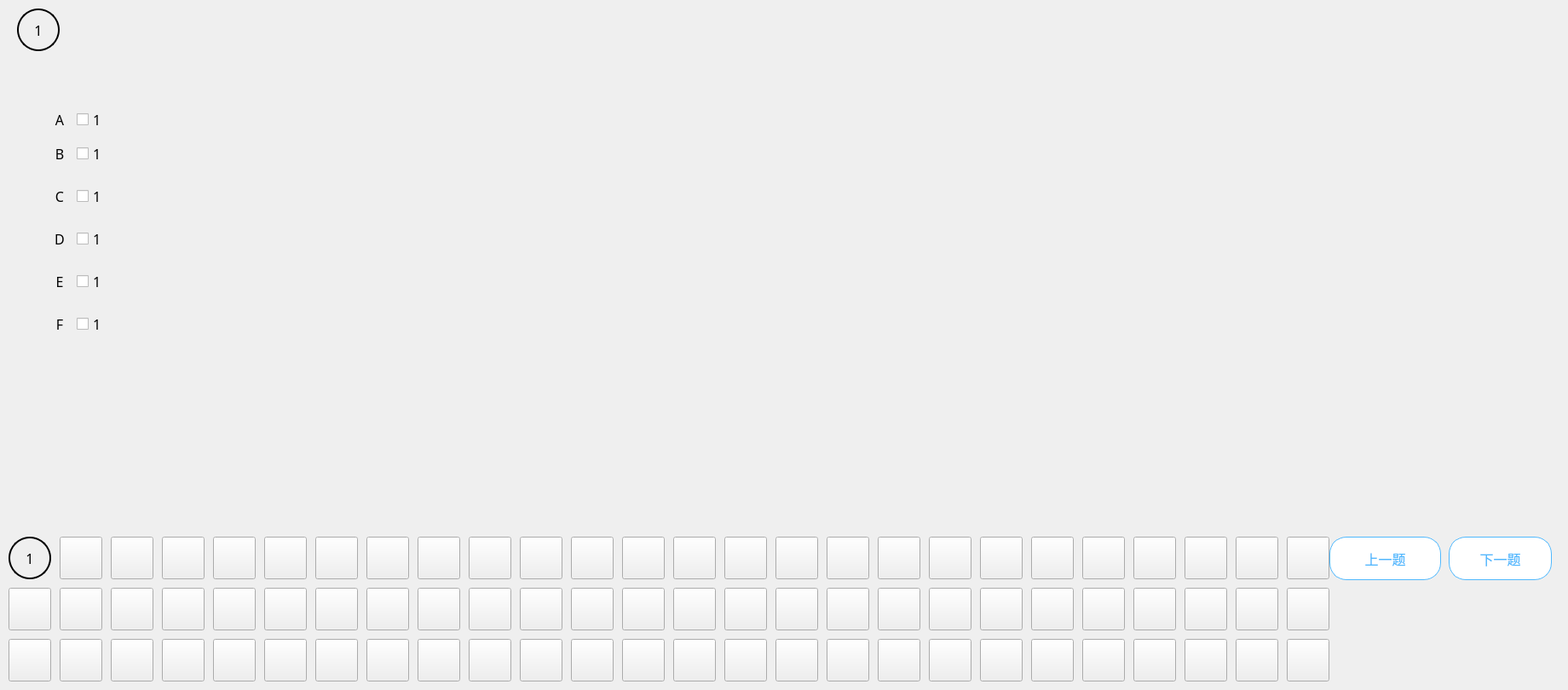
   <widget class="QWidget" name="page_2">
    <widget class="QPushButton" name="pushButton_87">
     <property name="geometry">
      <rect>
       <x>20</x>
       <y>10</y>
       <width>50</width>
       <height>50</height>
      </rect>
     </property>
     <property name="font">
      <font>
       <family>黑体</family>
       <pointsize>12</pointsize>
      </font>
     </property>
     <property name="styleSheet">
      <string notr="true">#pushButton_87
{
border:none;
border:2px solid black;
border-radius:25;
}</string>
     </property>
     <property name="text">
      <string>1</string>
     </property>
    </widget>
    <widget class="QLabel" name="label_12">
     <property name="geometry">
      <rect>
       <x>50</x>
       <y>120</y>
       <width>40</width>
       <height>40</height>
      </rect>
     </property>
     <property name="font">
      <font>
       <family>黑体</family>
       <pointsize>12</pointsize>
      </font>
     </property>
     <property name="text">
      <string>A</string>
     </property>
     <property name="alignment">
      <set>Qt::AlignCenter</set>
     </property>
    </widget>
    <widget class="QLabel" name="label_13">
     <property name="geometry">
      <rect>
       <x>50</x>
       <y>160</y>
       <width>40</width>
       <height>40</height>
      </rect>
     </property>
     <property name="font">
      <font>
       <family>黑体</family>
       <pointsize>12</pointsize>
      </font>
     </property>
     <property name="text">
      <string>B</string>
     </property>
     <property name="alignment">
      <set>Qt::AlignCenter</set>
     </property>
    </widget>
    <widget class="QLabel" name="label_14">
     <property name="geometry">
      <rect>
       <x>50</x>
       <y>210</y>
       <width>40</width>
       <height>40</height>
      </rect>
     </property>
     <property name="font">
      <font>
       <family>黑体</family>
       <pointsize>12</pointsize>
      </font>
     </property>
     <property name="text">
      <string>C</string>
     </property>
     <property name="alignment">
      <set>Qt::AlignCenter</set>
     </property>
    </widget>
    <widget class="QCheckBox" name="checkBox">
     <property name="geometry">
      <rect>
       <x>90</x>
       <y>120</y>
       <width>941</width>
       <height>41</height>
      </rect>
     </property>
     <property name="font">
      <font>
       <family>黑体</family>
       <pointsize>12</pointsize>
      </font>
     </property>
     <property name="text">
      <string>1</string>
     </property>
    </widget>
    <widget class="QCheckBox" name="checkBox_2">
     <property name="geometry">
      <rect>
       <x>90</x>
       <y>160</y>
       <width>941</width>
       <height>41</height>
      </rect>
     </property>
     <property name="font">
      <font>
       <family>黑体</family>
       <pointsize>12</pointsize>
      </font>
     </property>
     <property name="text">
      <string>1</string>
     </property>
    </widget>
    <widget class="QCheckBox" name="checkBox_3">
     <property name="geometry">
      <rect>
       <x>90</x>
       <y>210</y>
       <width>941</width>
       <height>41</height>
      </rect>
     </property>
     <property name="font">
      <font>
       <family>黑体</family>
       <pointsize>12</pointsize>
      </font>
     </property>
     <property name="text">
      <string>1</string>
     </property>
    </widget>
    <widget class="QCheckBox" name="checkBox_4">
     <property name="geometry">
      <rect>
       <x>90</x>
       <y>260</y>
       <width>941</width>
       <height>41</height>
      </rect>
     </property>
     <property name="font">
      <font>
       <family>黑体</family>
       <pointsize>12</pointsize>
      </font>
     </property>
     <property name="text">
      <string>1</string>
     </property>
    </widget>
    <widget class="QCheckBox" name="checkBox_5">
     <property name="geometry">
      <rect>
       <x>90</x>
       <y>310</y>
       <width>941</width>
       <height>41</height>
      </rect>
     </property>
     <property name="font">
      <font>
       <family>黑体</family>
       <pointsize>12</pointsize>
      </font>
     </property>
     <property name="text">
      <string>1</string>
     </property>
    </widget>
    <widget class="QCheckBox" name="checkBox_6">
     <property name="geometry">
      <rect>
       <x>90</x>
       <y>360</y>
       <width>941</width>
       <height>41</height>
      </rect>
     </property>
     <property name="font">
      <font>
       <family>黑体</family>
       <pointsize>12</pointsize>
      </font>
     </property>
     <property name="text">
      <string>1</string>
     </property>
    </widget>
    <widget class="QLabel" name="label_15">
     <property name="geometry">
      <rect>
       <x>50</x>
       <y>260</y>
       <width>40</width>
       <height>40</height>
      </rect>
     </property>
     <property name="font">
      <font>
       <family>黑体</family>
       <pointsize>12</pointsize>
      </font>
     </property>
     <property name="text">
      <string>D</string>
     </property>
     <property name="alignment">
      <set>Qt::AlignCenter</set>
     </property>
    </widget>
    <widget class="QLabel" name="label_16">
     <property name="geometry">
      <rect>
       <x>50</x>
       <y>310</y>
       <width>40</width>
       <height>40</height>
      </rect>
     </property>
     <property name="font">
      <font>
       <family>黑体</family>
       <pointsize>12</pointsize>
      </font>
     </property>
     <property name="text">
      <string>E</string>
     </property>
     <property name="alignment">
      <set>Qt::AlignCenter</set>
     </property>
    </widget>
    <widget class="QLabel" name="label_17">
     <property name="geometry">
      <rect>
       <x>50</x>
       <y>360</y>
       <width>40</width>
       <height>40</height>
      </rect>
     </property>
     <property name="font">
      <font>
       <family>黑体</family>
       <pointsize>12</pointsize>
      </font>
     </property>
     <property name="text">
      <string>F</string>
     </property>
     <property name="alignment">
      <set>Qt::AlignCenter</set>
     </property>
    </widget>
    <widget class="QWidget" name="widget_3" native="true">
     <property name="geometry">
      <rect>
       <x>0</x>
       <y>620</y>
       <width>1831</width>
       <height>181</height>
      </rect>
     </property>
     <widget class="QPushButton" name="pushButton_88">
      <property name="geometry">
       <rect>
        <x>1560</x>
        <y>10</y>
        <width>131</width>
        <height>51</height>
       </rect>
      </property>
      <property name="font">
       <font>
        <family>黑体</family>
        <pointsize>12</pointsize>
       </font>
      </property>
      <property name="styleSheet">
       <string notr="true">#pushButton_88
{
border:1px solid #50b8fd;
background-color:#FFFFFF;
color:#50b8fd;
border-radius:20;
}

#pushButton_88:hover
{
background-color: #50b8fd;
color:#ffffff;
}</string>
      </property>
      <property name="text">
       <string>上一题</string>
      </property>
     </widget>
     <widget class="QPushButton" name="pushButton_89">
      <property name="geometry">
       <rect>
        <x>1700</x>
        <y>10</y>
        <width>121</width>
        <height>51</height>
       </rect>
      </property>
      <property name="font">
       <font>
        <family>黑体</family>
        <pointsize>12</pointsize>
       </font>
      </property>
      <property name="styleSheet">
       <string notr="true">#pushButton_89
{
border:1px solid #50b8fd;
background-color:#FFFFFF;
color:#50b8fd;
border-radius:20;
}

#pushButton_89:hover
{
background-color: #50b8fd;
color:#ffffff;
}</string>
      </property>
      <property name="text">
       <string>下一题</string>
      </property>
     </widget>
     <widget class="QPushButton" name="pushButton_90">
      <property name="geometry">
       <rect>
        <x>10</x>
        <y>10</y>
        <width>50</width>
        <height>50</height>
       </rect>
      </property>
      <property name="font">
       <font>
        <family>黑体</family>
        <pointsize>12</pointsize>
       </font>
      </property>
      <property name="styleSheet">
       <string notr="true">#pushButton_90
{
border:none;
border:2px solid black;
border-radius:25;
}</string>
      </property>
      <property name="text">
       <string>1</string>
      </property>
     </widget>
     <widget class="QPushButton" name="pushButton_91">
      <property name="geometry">
       <rect>
        <x>70</x>
        <y>10</y>
        <width>50</width>
        <height>50</height>
       </rect>
      </property>
      <property name="text">
       <string/>
      </property>
     </widget>
     <widget class="QPushButton" name="pushButton_92">
      <property name="geometry">
       <rect>
        <x>130</x>
        <y>10</y>
        <width>50</width>
        <height>50</height>
       </rect>
      </property>
      <property name="text">
       <string/>
      </property>
     </widget>
     <widget class="QPushButton" name="pushButton_93">
      <property name="geometry">
       <rect>
        <x>190</x>
        <y>10</y>
        <width>50</width>
        <height>50</height>
       </rect>
      </property>
      <property name="text">
       <string/>
      </property>
     </widget>
     <widget class="QPushButton" name="pushButton_94">
      <property name="geometry">
       <rect>
        <x>250</x>
        <y>10</y>
        <width>50</width>
        <height>50</height>
       </rect>
      </property>
      <property name="text">
       <string/>
      </property>
     </widget>
     <widget class="QPushButton" name="pushButton_95">
      <property name="geometry">
       <rect>
        <x>310</x>
        <y>10</y>
        <width>50</width>
        <height>50</height>
       </rect>
      </property>
      <property name="text">
       <string/>
      </property>
     </widget>
     <widget class="QPushButton" name="pushButton_96">
      <property name="geometry">
       <rect>
        <x>370</x>
        <y>10</y>
        <width>50</width>
        <height>50</height>
       </rect>
      </property>
      <property name="text">
       <string/>
      </property>
     </widget>
     <widget class="QPushButton" name="pushButton_97">
      <property name="geometry">
       <rect>
        <x>430</x>
        <y>10</y>
        <width>50</width>
        <height>50</height>
       </rect>
      </property>
      <property name="text">
       <string/>
      </property>
     </widget>
     <widget class="QPushButton" name="pushButton_98">
      <property name="geometry">
       <rect>
        <x>490</x>
        <y>10</y>
        <width>50</width>
        <height>50</height>
       </rect>
      </property>
      <property name="text">
       <string/>
      </property>
     </widget>
     <widget class="QPushButton" name="pushButton_99">
      <property name="geometry">
       <rect>
        <x>550</x>
        <y>10</y>
        <width>50</width>
        <height>50</height>
       </rect>
      </property>
      <property name="text">
       <string/>
      </property>
     </widget>
     <widget class="QPushButton" name="pushButton_100">
      <property name="geometry">
       <rect>
        <x>610</x>
        <y>10</y>
        <width>50</width>
        <height>50</height>
       </rect>
      </property>
      <property name="text">
       <string/>
      </property>
     </widget>
     <widget class="QPushButton" name="pushButton_101">
      <property name="geometry">
       <rect>
        <x>670</x>
        <y>10</y>
        <width>50</width>
        <height>50</height>
       </rect>
      </property>
      <property name="text">
       <string/>
      </property>
     </widget>
     <widget class="QPushButton" name="pushButton_102">
      <property name="geometry">
       <rect>
        <x>730</x>
        <y>10</y>
        <width>50</width>
        <height>50</height>
       </rect>
      </property>
      <property name="text">
       <string/>
      </property>
     </widget>
     <widget class="QPushButton" name="pushButton_103">
      <property name="geometry">
       <rect>
        <x>790</x>
        <y>10</y>
        <width>50</width>
        <height>50</height>
       </rect>
      </property>
      <property name="text">
       <string/>
      </property>
     </widget>
     <widget class="QPushButton" name="pushButton_104">
      <property name="geometry">
       <rect>
        <x>850</x>
        <y>10</y>
        <width>50</width>
        <height>50</height>
       </rect>
      </property>
      <property name="text">
       <string/>
      </property>
     </widget>
     <widget class="QPushButton" name="pushButton_105">
      <property name="geometry">
       <rect>
        <x>910</x>
        <y>10</y>
        <width>50</width>
        <height>50</height>
       </rect>
      </property>
      <property name="text">
       <string/>
      </property>
     </widget>
     <widget class="QPushButton" name="pushButton_106">
      <property name="geometry">
       <rect>
        <x>970</x>
        <y>10</y>
        <width>50</width>
        <height>50</height>
       </rect>
      </property>
      <property name="text">
       <string/>
      </property>
     </widget>
     <widget class="QPushButton" name="pushButton_107">
      <property name="geometry">
       <rect>
        <x>1030</x>
        <y>10</y>
        <width>50</width>
        <height>50</height>
       </rect>
      </property>
      <property name="text">
       <string/>
      </property>
     </widget>
     <widget class="QPushButton" name="pushButton_108">
      <property name="geometry">
       <rect>
        <x>1090</x>
        <y>10</y>
        <width>50</width>
        <height>50</height>
       </rect>
      </property>
      <property name="text">
       <string/>
      </property>
     </widget>
     <widget class="QPushButton" name="pushButton_109">
      <property name="geometry">
       <rect>
        <x>1150</x>
        <y>10</y>
        <width>50</width>
        <height>50</height>
       </rect>
      </property>
      <property name="text">
       <string/>
      </property>
     </widget>
     <widget class="QPushButton" name="pushButton_110">
      <property name="geometry">
       <rect>
        <x>1210</x>
        <y>10</y>
        <width>50</width>
        <height>50</height>
       </rect>
      </property>
      <property name="text">
       <string/>
      </property>
     </widget>
     <widget class="QPushButton" name="pushButton_111">
      <property name="geometry">
       <rect>
        <x>1270</x>
        <y>10</y>
        <width>50</width>
        <height>50</height>
       </rect>
      </property>
      <property name="text">
       <string/>
      </property>
     </widget>
     <widget class="QPushButton" name="pushButton_112">
      <property name="geometry">
       <rect>
        <x>1330</x>
        <y>10</y>
        <width>50</width>
        <height>50</height>
       </rect>
      </property>
      <property name="text">
       <string/>
      </property>
     </widget>
     <widget class="QPushButton" name="pushButton_113">
      <property name="geometry">
       <rect>
        <x>1390</x>
        <y>10</y>
        <width>50</width>
        <height>50</height>
       </rect>
      </property>
      <property name="text">
       <string/>
      </property>
     </widget>
     <widget class="QPushButton" name="pushButton_114">
      <property name="geometry">
       <rect>
        <x>1450</x>
        <y>10</y>
        <width>50</width>
        <height>50</height>
       </rect>
      </property>
      <property name="text">
       <string/>
      </property>
     </widget>
     <widget class="QPushButton" name="pushButton_115">
      <property name="geometry">
       <rect>
        <x>1510</x>
        <y>10</y>
        <width>50</width>
        <height>50</height>
       </rect>
      </property>
      <property name="text">
       <string/>
      </property>
     </widget>
     <widget class="QPushButton" name="pushButton_116">
      <property name="geometry">
       <rect>
        <x>10</x>
        <y>70</y>
        <width>50</width>
        <height>50</height>
       </rect>
      </property>
      <property name="text">
       <string/>
      </property>
     </widget>
     <widget class="QPushButton" name="pushButton_117">
      <property name="geometry">
       <rect>
        <x>70</x>
        <y>70</y>
        <width>50</width>
        <height>50</height>
       </rect>
      </property>
      <property name="text">
       <string/>
      </property>
     </widget>
     <widget class="QPushButton" name="pushButton_118">
      <property name="geometry">
       <rect>
        <x>130</x>
        <y>70</y>
        <width>50</width>
        <height>50</height>
       </rect>
      </property>
      <property name="text">
       <string/>
      </property>
     </widget>
     <widget class="QPushButton" name="pushButton_119">
      <property name="geometry">
       <rect>
        <x>190</x>
        <y>70</y>
        <width>50</width>
        <height>50</height>
       </rect>
      </property>
      <property name="text">
       <string/>
      </property>
     </widget>
     <widget class="QPushButton" name="pushButton_120">
      <property name="geometry">
       <rect>
        <x>250</x>
        <y>70</y>
        <width>50</width>
        <height>50</height>
       </rect>
      </property>
      <property name="text">
       <string/>
      </property>
     </widget>
     <widget class="QPushButton" name="pushButton_121">
      <property name="geometry">
       <rect>
        <x>310</x>
        <y>70</y>
        <width>50</width>
        <height>50</height>
       </rect>
      </property>
      <property name="text">
       <string/>
      </property>
     </widget>
     <widget class="QPushButton" name="pushButton_122">
      <property name="geometry">
       <rect>
        <x>370</x>
        <y>70</y>
        <width>50</width>
        <height>50</height>
       </rect>
      </property>
      <property name="text">
       <string/>
      </property>
     </widget>
     <widget class="QPushButton" name="pushButton_123">
      <property name="geometry">
       <rect>
        <x>430</x>
        <y>70</y>
        <width>50</width>
        <height>50</height>
       </rect>
      </property>
      <property name="text">
       <string/>
      </property>
     </widget>
     <widget class="QPushButton" name="pushButton_124">
      <property name="geometry">
       <rect>
        <x>490</x>
        <y>70</y>
        <width>50</width>
        <height>50</height>
       </rect>
      </property>
      <property name="text">
       <string/>
      </property>
     </widget>
     <widget class="QPushButton" name="pushButton_125">
      <property name="geometry">
       <rect>
        <x>550</x>
        <y>70</y>
        <width>50</width>
        <height>50</height>
       </rect>
      </property>
      <property name="text">
       <string/>
      </property>
     </widget>
     <widget class="QPushButton" name="pushButton_126">
      <property name="geometry">
       <rect>
        <x>610</x>
        <y>70</y>
        <width>50</width>
        <height>50</height>
       </rect>
      </property>
      <property name="text">
       <string/>
      </property>
     </widget>
     <widget class="QPushButton" name="pushButton_127">
      <property name="geometry">
       <rect>
        <x>670</x>
        <y>70</y>
        <width>50</width>
        <height>50</height>
       </rect>
      </property>
      <property name="text">
       <string/>
      </property>
     </widget>
     <widget class="QPushButton" name="pushButton_128">
      <property name="geometry">
       <rect>
        <x>730</x>
        <y>70</y>
        <width>50</width>
        <height>50</height>
       </rect>
      </property>
      <property name="text">
       <string/>
      </property>
     </widget>
     <widget class="QPushButton" name="pushButton_129">
      <property name="geometry">
       <rect>
        <x>790</x>
        <y>70</y>
        <width>50</width>
        <height>50</height>
       </rect>
      </property>
      <property name="text">
       <string/>
      </property>
     </widget>
     <widget class="QPushButton" name="pushButton_130">
      <property name="geometry">
       <rect>
        <x>850</x>
        <y>70</y>
        <width>50</width>
        <height>50</height>
       </rect>
      </property>
      <property name="text">
       <string/>
      </property>
     </widget>
     <widget class="QPushButton" name="pushButton_131">
      <property name="geometry">
       <rect>
        <x>910</x>
        <y>70</y>
        <width>50</width>
        <height>50</height>
       </rect>
      </property>
      <property name="text">
       <string/>
      </property>
     </widget>
     <widget class="QPushButton" name="pushButton_132">
      <property name="geometry">
       <rect>
        <x>970</x>
        <y>70</y>
        <width>50</width>
        <height>50</height>
       </rect>
      </property>
      <property name="text">
       <string/>
      </property>
     </widget>
     <widget class="QPushButton" name="pushButton_133">
      <property name="geometry">
       <rect>
        <x>1030</x>
        <y>70</y>
        <width>50</width>
        <height>50</height>
       </rect>
      </property>
      <property name="text">
       <string/>
      </property>
     </widget>
     <widget class="QPushButton" name="pushButton_134">
      <property name="geometry">
       <rect>
        <x>1090</x>
        <y>70</y>
        <width>50</width>
        <height>50</height>
       </rect>
      </property>
      <property name="text">
       <string/>
      </property>
     </widget>
     <widget class="QPushButton" name="pushButton_135">
      <property name="geometry">
       <rect>
        <x>1150</x>
        <y>70</y>
        <width>50</width>
        <height>50</height>
       </rect>
      </property>
      <property name="text">
       <string/>
      </property>
     </widget>
     <widget class="QPushButton" name="pushButton_136">
      <property name="geometry">
       <rect>
        <x>1210</x>
        <y>70</y>
        <width>50</width>
        <height>50</height>
       </rect>
      </property>
      <property name="text">
       <string/>
      </property>
     </widget>
     <widget class="QPushButton" name="pushButton_137">
      <property name="geometry">
       <rect>
        <x>1270</x>
        <y>70</y>
        <width>50</width>
        <height>50</height>
       </rect>
      </property>
      <property name="text">
       <string/>
      </property>
     </widget>
     <widget class="QPushButton" name="pushButton_138">
      <property name="geometry">
       <rect>
        <x>1330</x>
        <y>70</y>
        <width>50</width>
        <height>50</height>
       </rect>
      </property>
      <property name="text">
       <string/>
      </property>
     </widget>
     <widget class="QPushButton" name="pushButton_139">
      <property name="geometry">
       <rect>
        <x>1390</x>
        <y>70</y>
        <width>50</width>
        <height>50</height>
       </rect>
      </property>
      <property name="text">
       <string/>
      </property>
     </widget>
     <widget class="QPushButton" name="pushButton_140">
      <property name="geometry">
       <rect>
        <x>1450</x>
        <y>70</y>
        <width>50</width>
        <height>50</height>
       </rect>
      </property>
      <property name="text">
       <string/>
      </property>
     </widget>
     <widget class="QPushButton" name="pushButton_141">
      <property name="geometry">
       <rect>
        <x>1510</x>
        <y>70</y>
        <width>50</width>
        <height>50</height>
       </rect>
      </property>
      <property name="text">
       <string/>
      </property>
     </widget>
     <widget class="QPushButton" name="pushButton_142">
      <property name="geometry">
       <rect>
        <x>10</x>
        <y>130</y>
        <width>50</width>
        <height>50</height>
       </rect>
      </property>
      <property name="text">
       <string/>
      </property>
     </widget>
     <widget class="QPushButton" name="pushButton_143">
      <property name="geometry">
       <rect>
        <x>70</x>
        <y>130</y>
        <width>50</width>
        <height>50</height>
       </rect>
      </property>
      <property name="text">
       <string/>
      </property>
     </widget>
     <widget class="QPushButton" name="pushButton_144">
      <property name="geometry">
       <rect>
        <x>130</x>
        <y>130</y>
        <width>50</width>
        <height>50</height>
       </rect>
      </property>
      <property name="text">
       <string/>
      </property>
     </widget>
     <widget class="QPushButton" name="pushButton_145">
      <property name="geometry">
       <rect>
        <x>190</x>
        <y>130</y>
        <width>50</width>
        <height>50</height>
       </rect>
      </property>
      <property name="text">
       <string/>
      </property>
     </widget>
     <widget class="QPushButton" name="pushButton_146">
      <property name="geometry">
       <rect>
        <x>250</x>
        <y>130</y>
        <width>50</width>
        <height>50</height>
       </rect>
      </property>
      <property name="text">
       <string/>
      </property>
     </widget>
     <widget class="QPushButton" name="pushButton_147">
      <property name="geometry">
       <rect>
        <x>310</x>
        <y>130</y>
        <width>50</width>
        <height>50</height>
       </rect>
      </property>
      <property name="text">
       <string/>
      </property>
     </widget>
     <widget class="QPushButton" name="pushButton_148">
      <property name="geometry">
       <rect>
        <x>370</x>
        <y>130</y>
        <width>50</width>
        <height>50</height>
       </rect>
      </property>
      <property name="text">
       <string/>
      </property>
     </widget>
     <widget class="QPushButton" name="pushButton_149">
      <property name="geometry">
       <rect>
        <x>430</x>
        <y>130</y>
        <width>50</width>
        <height>50</height>
       </rect>
      </property>
      <property name="text">
       <string/>
      </property>
     </widget>
     <widget class="QPushButton" name="pushButton_150">
      <property name="geometry">
       <rect>
        <x>490</x>
        <y>130</y>
        <width>50</width>
        <height>50</height>
       </rect>
      </property>
      <property name="text">
       <string/>
      </property>
     </widget>
     <widget class="QPushButton" name="pushButton_151">
      <property name="geometry">
       <rect>
        <x>550</x>
        <y>130</y>
        <width>50</width>
        <height>50</height>
       </rect>
      </property>
      <property name="text">
       <string/>
      </property>
     </widget>
     <widget class="QPushButton" name="pushButton_152">
      <property name="geometry">
       <rect>
        <x>610</x>
        <y>130</y>
        <width>50</width>
        <height>50</height>
       </rect>
      </property>
      <property name="text">
       <string/>
      </property>
     </widget>
     <widget class="QPushButton" name="pushButton_153">
      <property name="geometry">
       <rect>
        <x>670</x>
        <y>130</y>
        <width>50</width>
        <height>50</height>
       </rect>
      </property>
      <property name="text">
       <string/>
      </property>
     </widget>
     <widget class="QPushButton" name="pushButton_154">
      <property name="geometry">
       <rect>
        <x>730</x>
        <y>130</y>
        <width>50</width>
        <height>50</height>
       </rect>
      </property>
      <property name="text">
       <string/>
      </property>
     </widget>
     <widget class="QPushButton" name="pushButton_155">
      <property name="geometry">
       <rect>
        <x>790</x>
        <y>130</y>
        <width>50</width>
        <height>50</height>
       </rect>
      </property>
      <property name="text">
       <string/>
      </property>
     </widget>
     <widget class="QPushButton" name="pushButton_156">
      <property name="geometry">
       <rect>
        <x>850</x>
        <y>130</y>
        <width>50</width>
        <height>50</height>
       </rect>
      </property>
      <property name="text">
       <string/>
      </property>
     </widget>
     <widget class="QPushButton" name="pushButton_157">
      <property name="geometry">
       <rect>
        <x>910</x>
        <y>130</y>
        <width>50</width>
        <height>50</height>
       </rect>
      </property>
      <property name="text">
       <string/>
      </property>
     </widget>
     <widget class="QPushButton" name="pushButton_158">
      <property name="geometry">
       <rect>
        <x>970</x>
        <y>130</y>
        <width>50</width>
        <height>50</height>
       </rect>
      </property>
      <property name="text">
       <string/>
      </property>
     </widget>
     <widget class="QPushButton" name="pushButton_159">
      <property name="geometry">
       <rect>
        <x>1030</x>
        <y>130</y>
        <width>50</width>
        <height>50</height>
       </rect>
      </property>
      <property name="text">
       <string/>
      </property>
     </widget>
     <widget class="QPushButton" name="pushButton_160">
      <property name="geometry">
       <rect>
        <x>1090</x>
        <y>130</y>
        <width>50</width>
        <height>50</height>
       </rect>
      </property>
      <property name="text">
       <string/>
      </property>
     </widget>
     <widget class="QPushButton" name="pushButton_161">
      <property name="geometry">
       <rect>
        <x>1150</x>
        <y>130</y>
        <width>50</width>
        <height>50</height>
       </rect>
      </property>
      <property name="text">
       <string/>
      </property>
     </widget>
     <widget class="QPushButton" name="pushButton_162">
      <property name="geometry">
       <rect>
        <x>1210</x>
        <y>130</y>
        <width>50</width>
        <height>50</height>
       </rect>
      </property>
      <property name="text">
       <string/>
      </property>
     </widget>
     <widget class="QPushButton" name="pushButton_163">
      <property name="geometry">
       <rect>
        <x>1270</x>
        <y>130</y>
        <width>50</width>
        <height>50</height>
       </rect>
      </property>
      <property name="text">
       <string/>
      </property>
     </widget>
     <widget class="QPushButton" name="pushButton_164">
      <property name="geometry">
       <rect>
        <x>1330</x>
        <y>130</y>
        <width>50</width>
        <height>50</height>
       </rect>
      </property>
      <property name="text">
       <string/>
      </property>
     </widget>
     <widget class="QPushButton" name="pushButton_165">
      <property name="geometry">
       <rect>
        <x>1390</x>
        <y>130</y>
        <width>50</width>
        <height>50</height>
       </rect>
      </property>
      <property name="text">
       <string/>
      </property>
     </widget>
     <widget class="QPushButton" name="pushButton_166">
      <property name="geometry">
       <rect>
        <x>1450</x>
        <y>130</y>
        <width>50</width>
        <height>50</height>
       </rect>
      </property>
      <property name="text">
       <string/>
      </property>
     </widget>
     <widget class="QPushButton" name="pushButton_167">
      <property name="geometry">
       <rect>
        <x>1510</x>
        <y>130</y>
        <width>50</width>
        <height>50</height>
       </rect>
      </property>
      <property name="text">
       <string/>
      </property>
     </widget>
    </widget>
    <widget class="QWidget" name="verticalLayoutWidget_2">
     <property name="geometry">
      <rect>
       <x>80</x>
       <y>30</y>
       <width>1741</width>
       <height>91</height>
      </rect>
     </property>
     <layout class="QVBoxLayout" name="verticalLayout_2">
      <item>
       <widget class="QLabel" name="label_11">
        <property name="font">
         <font>
          <family>黑体</family>
          <pointsize>11</pointsize>
         </font>
        </property>
        <property name="text">
         <string/>
        </property>
        <property name="alignment">
         <set>Qt::AlignLeading|Qt::AlignLeft|Qt::AlignTop</set>
        </property>
        <property name="wordWrap">
         <bool>false</bool>
        </property>
       </widget>
      </item>
     </layout>
    </widget>
   </widget>
